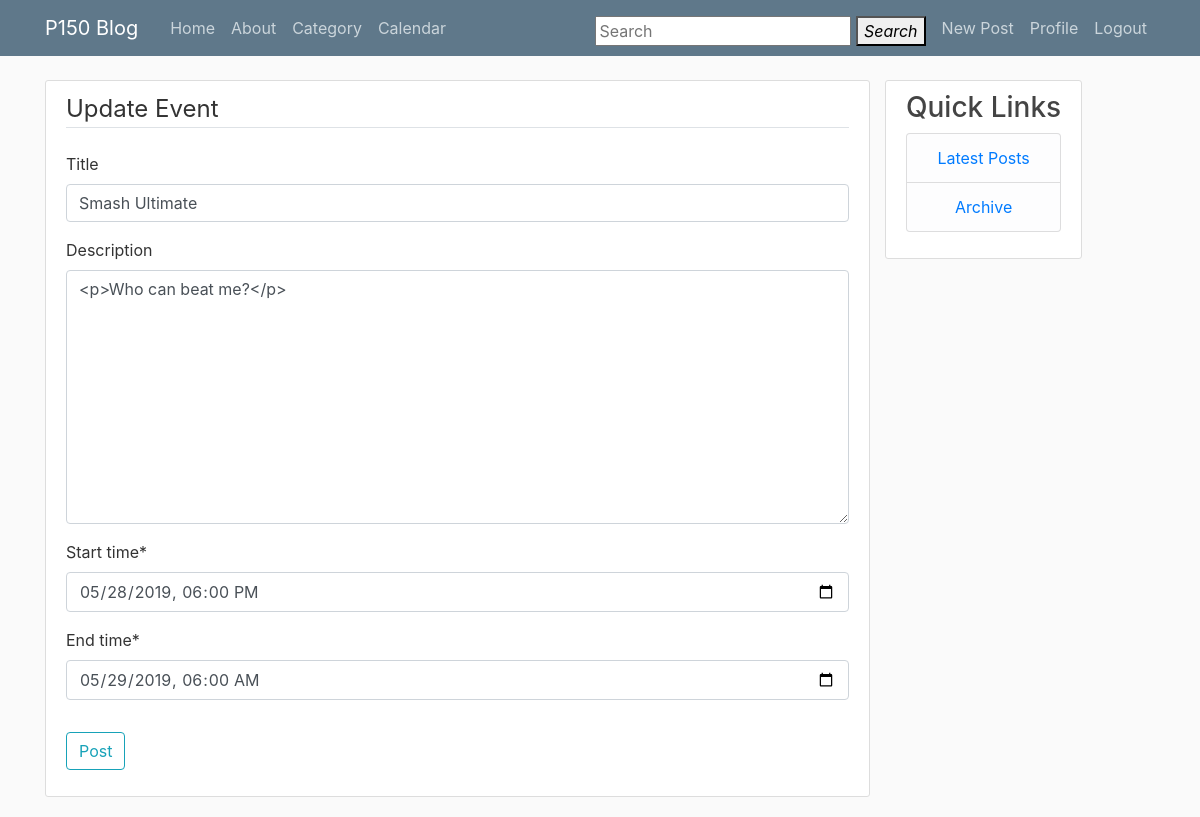
/calendar/event/4/update/ (signed in), run on the app's committed database.
### scheduler/models.py (models this page shows, shortened)
class Event(models.Model):
    title = models.CharField(max_length=150, blank=True, null=True)
    description = RichTextUploadingField(config_name='default', blank=True,
                                         null=True)
    date_posted = models.DateTimeField(default=timezone.now)
    start_time = models.DateTimeField()
    end_time = models.DateTimeField()
    author = models.ForeignKey(User, on_delete=models.CASCADE)

### scheduler/views.py (the view, shortened to what this page needs)
# urls.py: path('event/<int:pk>/update/', EventUpdateView.as_view(),
class EventUpdateView(LoginRequiredMixin, UserPassesTestMixin, UpdateView):
    model = Event
    form_class = EventForm
    template_name = 'scheduler/event_update.html'
    def test_func(self):
        event = self.get_object()
        return self.request.user == event.author

### scheduler/forms.py
class EventForm(ModelForm):
    class Meta:
        model = Event
        widgets = {
            'start_time': DateInput(attrs={'type': 'datetime-local'}, format='%Y-%m-%dT%H:%M'),
            'end_time': DateInput(attrs={'type': 'datetime-local'}, format='%Y-%m-%dT%H:%M'),
        }
        fields = ['title', 'description', 'start_time', 'end_time']
    def __init__(self, *args, **kwargs):
        super(EventForm, self).__init__(*args, **kwargs)
        self.fields['start_time'].input_formats = ('%Y-%m-%dT%H:%M',)
        self.fields['end_time'].input_formats = ('%Y-%m-%dT%H:%M',)

### scheduler/templates/scheduler/event_update.html (shortened to what this page needs)
{% extends 'blog/base.html' %}
{% load crispy_forms_tags %}
{% block content %}
	<div class="content-section">
		<form method="POST">
			<fieldset class="form-group">
				<legend class="border-bottom mb-4">Update Event</legend>
				{{ form|crispy }}
			</fieldset>
			<div class="form-group">
				<button class="btn btn-outline-info" type="submit">Post</button>
			</div>
		</form>
	</div>
{% endblock %}

### blog/static/blog/main.css (style rules this page uses)
body { background: #fafafa; color: #333333; margin-top: 5rem; }
.content-section { background: #ffffff; padding: 10px 20px; border: 1px solid #dddddd; border-radius: 3px; margin-bottom: 20px; }

### data on the page
Event: title "Smash Ultimate", description "<p>Who can beat me?</p>", start_time "05/28/2019 18:00", end_time "05/29/2019 06:00"
